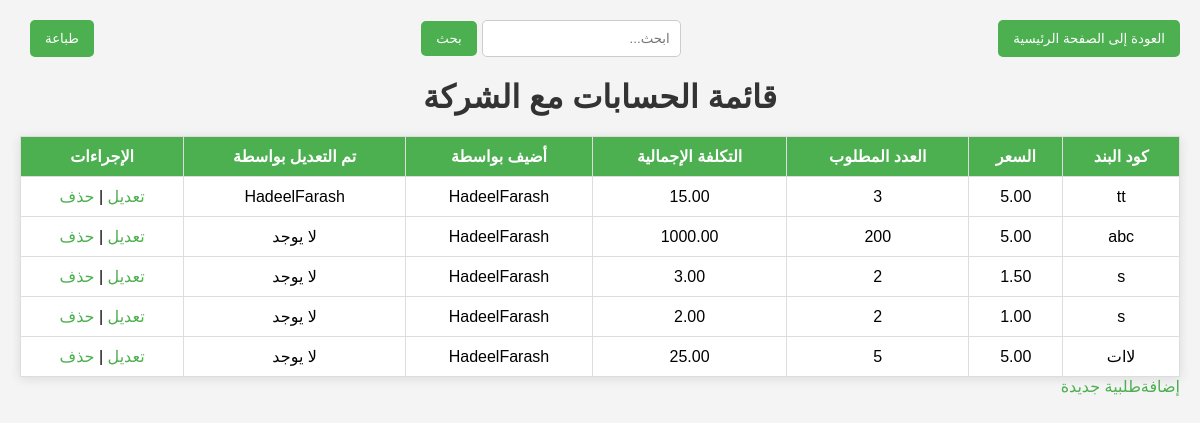
The app's page /orders/ (signed in) with its own data.
### app/models.py (models this page shows, shortened)
class Companyorder(models.Model):
    item_code = models.CharField(max_length=100)  # Code for the item
    price = models.DecimalField(max_digits=10, decimal_places=2)  # Price per unit
    quantity = models.IntegerField()  # Quantity required
    total_cost = models.DecimalField(max_digits=12, decimal_places=2, blank=True, null=True)  # Total cost (calculated)
    created_by = models.ForeignKey(User, on_delete=models.SET_NULL, null=True, related_name='companyorder_created_by')
    updated_by = models.ForeignKey(User, on_delete=models.SET_NULL, null=True, related_name='companyorder_updated_by')
    created_at = models.DateTimeField(auto_now_add=True)  # Date added
    updated_at = models.DateTimeField(auto_now=True)  # Date updated

### app/views.py (the view)
# urls.py: path('orders/', views.order_list, name='order_list'),
@login_required
def order_list(request):
    query = request.GET.get('q')
    if query:
        orders = Companyorder.objects.filter(
            Q(item_code__icontains=query) |
            Q(price__icontains=query)
        )
    else:
        orders = Companyorder.objects.all()
    return render(request, 'order_list.html', {'orders': orders})

### app/templates/order_list.html (shortened to what this page needs)
<!DOCTYPE html>
<html lang="ar">
<head>
</head>
<body>
    <div class="header-buttons">
        <button class="main-page-button" onclick="window.location.href='{% url 'MainPage' %}'">العودة إلى الصفحة الرئيسية</button>
        <form method="GET" action="">
            <input type="text" name="q" placeholder="ابحث...">
            <button type="submit">بحث</button>
        </form>
        <button onclick="window.print()">طباعة</button>
    </div>
    <h1>قائمة الحسابات مع الشركة</h1>
    <table>
        <thead>
            <tr>
                <th>كود البند</th>
                <th>السعر</th>
                <th>العدد المطلوب</th>
                <th>التكلفة الإجمالية</th>
                <th>أضيف بواسطة</th>
                <th>تم التعديل بواسطة</th>
                <th>الإجراءات</th>
            </tr>
        </thead>
        <tbody>
            {% for order in orders %}
            <tr>
                <td>{{ order.item_code }}</td>
                <td>{{ order.price }}</td>
                <td>{{ order.quantity }}</td>
                <td>{{ order.total_cost }}</td>
                <td>{{ order.created_by.username }}</td>
                <td>
                    {% if order.updated_by %}
                        {{ order.updated_by.username }}
                    {% else %}
                        لا يوجد
                    {% endif %}
                </td>
                <td>
                    <a href="{% url 'order_update' order.id %}">تعديل</a> |
                    <a href="{% url 'order_delete' order.id %}">حذف</a>
                </td>
            </tr>
            {% endfor %}
        </tbody>
    </table>
    <a href="{% url 'order_create' %}">إضافةطلبية جديدة</a>
</body>
</html>

### app/templates/order_list.html (style rules this page uses)
body { font-family: Arial, sans-serif; direction: rtl; background-color: #f4f4f4; margin: 0; padding: 20px; }
h1 { text-align: center; color: #333; margin-bottom: 20px; }
.header-buttons { display: flex; justify-content: space-between; margin-bottom: 20px; }
.header-buttons button, .header-buttons form { margin-left: 10px; }
form { display: flex; align-items: center; }
input[type="text"] { padding: 10px; border: 1px solid #ccc; border-radius: 5px; margin-left: 5px; }
button { padding: 10px 15px; background-color: #4CAF50; color: white; border: none; border-radius: 5px; cursor: pointer; }
table { width: 100%; border-collapse: collapse; margin-top: 20px; background-color: #fff; box-shadow: 0 2px 10px rgba(0, 0, 0, 0.1); }
th, td { padding: 10px; text-align: center; border: 1px solid #ddd; }
th { background-color: #4CAF50;; color: white; }
a { color: #4CAF50; text-decoration: none; }

### records on screen
Companyorder: item_code "tt", price "5.00", quantity "3", total_cost "15.00", created_by.username "HadeelFarash", updated_by.username "HadeelFarash"
Companyorder: item_code "abc", price "5.00", quantity "200", total_cost "1000.00", created_by.username "HadeelFarash", shows "لا يوجد"
Companyorder: item_code "s", price "1.50", quantity "2", total_cost "3.00", created_by.username "HadeelFarash", shows "لا يوجد"
Companyorder: item_code "s", price "1.00", quantity "2", total_cost "2.00", created_by.username "HadeelFarash", shows "لا يوجد"
Companyorder: item_code "لاات", price "5.00", quantity "5", total_cost "25.00", created_by.username "HadeelFarash", shows "لا يوجد"
